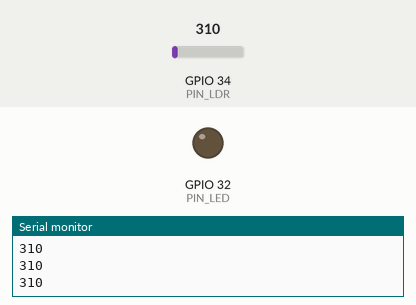
Recording of a sketch running on a simulated ESP32. On the bench: output pins drawn as LEDs (lit = HIGH), the last lines printed to the serial monitor. Inputs (shaded band) come from the test bench; at power-on: GPIO 34 (PIN_LDR) = 310.

Above: at 1.2 s.
1.3 s: GPIO 34 (PIN_LDR) set to 277
At 1.9 s:
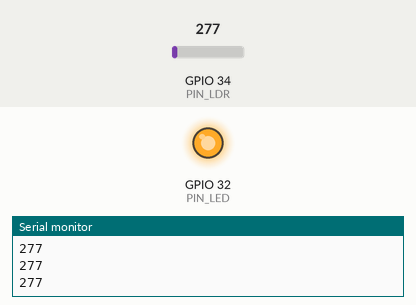
2.8 s: GPIO 34 (PIN_LDR) set to 372
At 4.0 s:
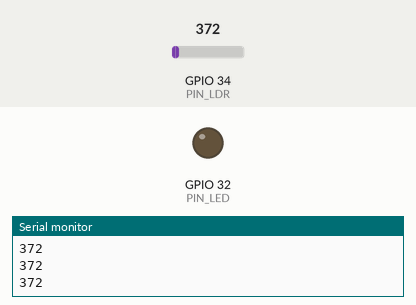
4.3 s: GPIO 34 (PIN_LDR) set to 186
At 5.3 s:
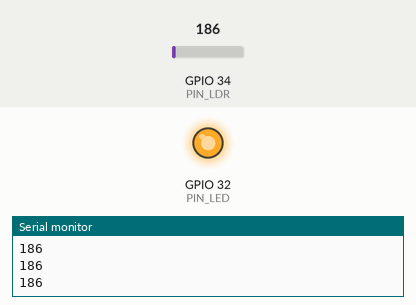
Timing chart, 0 to 7.3 s (numbered marks = the images above; inputs shaded):
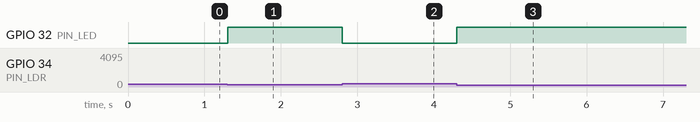

Measured:
- the behaviour switches between 301 and 300 on GPIO 34 (PIN_LDR) (found by bisection; images 0 and 1)
- after the input at 1.3 s, GPIO 32 (PIN_LED): LOW → HIGH at once
- after the input at 2.8 s, GPIO 32 (PIN_LED): HIGH → LOW at once
- after the input at 4.3 s, GPIO 32 (PIN_LED): LOW → HIGH at once

The sketch:

s4_det_temp.ino
```cpp
#define PIN_LDR 34
#define PIN_LM35 35
#define PIN_LED 32
#define PIN_BUTTON 33

void setup() {
  Serial.begin(9600);
  pinMode(PIN_LED,OUTPUT);
}

void loop() {
  float ligh_THLD = 300;

  Serial.println(analogRead(PIN_LDR)); //Lectura LDR
  // Serial.println(analogRead(PIN_LM35)*0.1221); //Lectura LM35

  //Si esta oscuro, enciende LED
  if (analogRead(PIN_LDR)>300){
    digitalWrite(PIN_LED,LOW);
  }
  else{
    digitalWrite(PIN_LED,HIGH);
  }

}
```
